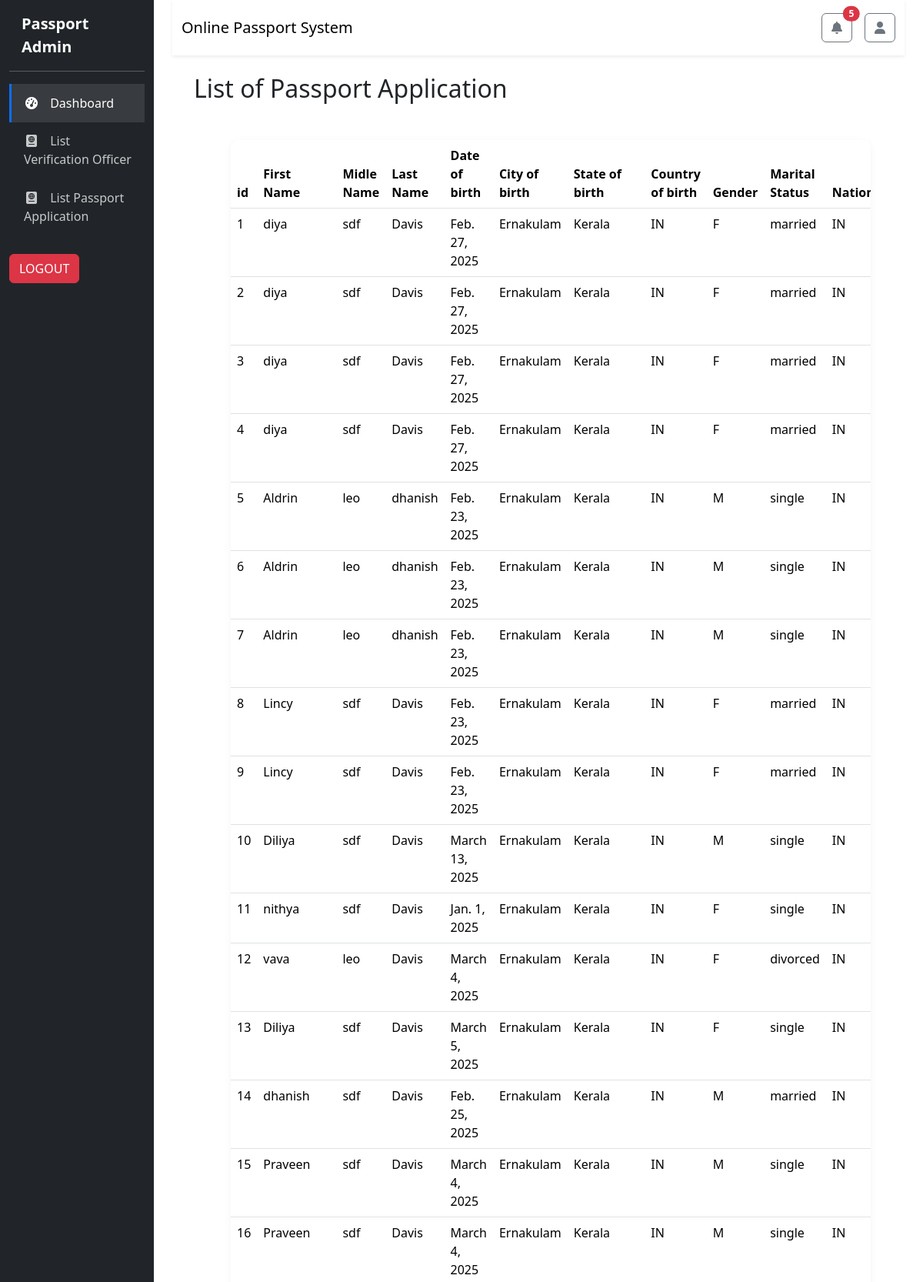
The page /ListManagePassport_application/ (upper part) on the database its author committed.
### user_app/models.py (models this page shows, shortened)
class PassportApplication(models.Model):
    GENDER_CHOICES = [
        ('M', 'Male'),
        ('F', 'Female'),
        ('O', 'Other'),
    ]
    MARITAL_STATUS_CHOICES = [
        ('single', 'Single'),
        ('married', 'Married'),
        ('divorced', 'Divorced'),
        ('widowed', 'Widowed'),
        ('separated', 'Separated'),
    ]
    ID_TYPE_CHOICES = [
        ('aadhar', 'Aadhar Card'),
        ('pan', 'PAN Card'),
        ('passport', 'Passport'),
        ('voter', 'Voter ID'),
        ('driving', 'Driving License'),
        ('other', 'Other'),
    ]
    PASSPORT_TYPE_CHOICES = [
        ('regular', 'Regular'),
        ('official', 'Official'),
        ('diplomatic', 'Diplomatic'),
    ]
    PAGE_COUNT_CHOICES = [
        ('standard', 'Standard (36 pages)'),
        ('extra', 'Extra (60 pages)'),
    ]
    TRAVEL_PURPOSE_CHOICES = [
        ('tourism', 'Tourism'),
        ('business', 'Business'),
        ('study', 'Study'),
        ('employment', 'Employment'),
        ('family', 'Family Visit'),
        ('other', 'Other'),
    ]
    PAYMENT_METHOD_CHOICES = [
        ('online', 'Online Payment (Credit/Debit Card)'),
        ('bankTransfer', 'Bank Transfer'),
        ('challan', 'Bank Challan'),
    ]
    first_name = models.CharField(max_length=100)
    middle_name = models.CharField(max_length=100, blank=True)
    last_name = models.CharField(max_length=100)
    date_of_birth = models.DateField()
    city_of_birth = models.CharField(max_length=100)
    state_of_birth = models.CharField(max_length=100)
    country_of_birth = models.CharField(max_length=100)
    gender = models.CharField(max_length=1, choices=GENDER_CHOICES)
    marital_status = models.CharField(max_length=20, choices=MARITAL_STATUS_CHOICES)
    nationality = models.CharField(max_length=100)
    occupation = models.CharField(max_length=100)
    address_line1 = models.CharField(max_length=200)
    address_line2 = models.CharField(max_length=200, blank=True)
    city = models.CharField(max_length=100)
    state = models.CharField(max_length=100)
    postal_code = models.CharField(max_length=20)
    country = models.CharField(max_length=100)
    phone_number = models.CharField(max_length=20)
    email = models.EmailField()
    id_type = models.CharField(max_length=20, choices=ID_TYPE_CHOICES)
    id_number = models.CharField(max_length=100)
    aadhar_number = models.CharField(
        max_length=12,null=True,blank=True,
        validators=[RegexValidator(r'^\d{12}$', 'Aadhar Number must be exactly 12 digits.')]
    )
    pan_number = models.CharField(
        max_length=10,null=True,blank=True,
        validators=[RegexValidator(r'^[A-Z0-9]{10}$', 'PAN Number must be exactly 10 alphanumeric characters.')]
    )
    father_name = models.CharField(max_length=200)
    mother_name = models.CharField(max_length=200)
    father_nationality = models.CharField(max_length=100)
    mother_nationality = models.CharField(max_length=100)
    father_passport_number = models.CharField(max_length=30, blank=True)
    mother_passport_number = models.CharField(max_length=30, blank=True)
    emergency_contact_name = models.CharField(max_length=200)
    emergency_contact_relationship = models.CharField(max_length=100)
    emergency_contact_phone = models.CharField(max_length=20)
    emergency_contact_address = models.CharField(max_length=300)
    passport_type = models.CharField(max_length=20, choices=PASSPORT_TYPE_CHOICES)
    page_count = models.CharField(max_length=20, choices=PAGE_COUNT_CHOICES)
    travel_purpose = models.CharField(max_length=20, choices=TRAVEL_PURPOSE_CHOICES)
    proof_of_identity = models.JSONField(default=list)  # Stores list of selected document types
    proof_of_address = models.JSONField(default=list)   # Stores list of selected document types
    additional_documents = models.TextField(blank=True)
    payment_method = models.JSONField(default=list)  # Stores selected payment methods
    expedited_service = models.BooleanField(default=False)
    total_amount = models.DecimalField(max_digits=10, decimal_places=2, default=0.0)  # New Field
    signature_file = models.ImageField(upload_to='signatures/', blank=True, null=True)
    application_date = models.DateField()
    parental_consent = models.BooleanField(default=False)
    terms_agreed = models.BooleanField(default=False)
    created_at = models.DateTimeField(auto_now_add=True)
    updated_at = models.DateTimeField(auto_now=True)
    application_status = models.CharField(max_length=20, default='draft')
    user = models.ForeignKey(PassportRegistration, on_delete=models.CASCADE, blank=True, null=True)

### passport_app/views.py (the view)
# urls.py: path('ListManagePassport_application/', views.ListManagePassport_application, name='ListManagePassport_application'),
def ListManagePassport_application(request):
    data = PassportApplication.objects.all()
    return render(request, "admin/List_and_Update_passportapplication.html",{"data": data})

### passport_app/templates/admin/List_and_Update_passportapplication.html (shortened to what this page needs)
{% extends 'home.html' %}
{% block content %}
<!DOCTYPE html>
<html lang="en">
<head>
    <link href="https://cdn.jsdelivr.net/npm/bootstrap@5.3.3/dist/css/bootstrap.min.css" rel="stylesheet"
>
</head>
<body>
    <div class="container m-3">
        <h2>List of Passport Application</h2>
        <div class="m-5 table-responsive">
            <table class="table table-hover ">
                <thead>
                    <th>id</th>
                    <th>First Name</th>
                    <th>Midle Name</th>
                    <th>Last Name</th>
                    <th>Date of birth </th>
                    <th>City of birth </th>
                    <th>State of birth </th>
                    <th>Country of birth </th>
                    <th>Gender</th>
                    <th>Marital Status</th>
                    <th>Nationality</th>
                </thead>
                <tbody>
                    {% for d in data %}
                    <tr>
                        <td>{{d.id}}</td>
                        <td>{{d.first_name}}</td>
                        <td>{{d.middle_name}}</td>
                        <td>{{d.last_name}}</td>
                        <td>{{d.date_of_birth}}</td>
                        <td>{{d.city_of_birth}}</td>
                        <td>{{d.state_of_birth}}</td>
                        <td>{{d.country_of_birth}}</td>
                        <td>{{d.gender}}</td>
                        <td>{{d.marital_status}}</td>
                        <td>{{d.nationality}}</td>
                    </tr>
                    {% endfor %}
                </tbody>
            </table>
        </div>
    </div>
</body>
</html>
{% endblock %}

### passport_app/templates/home.html (style rules this page uses)
:root { --primary-color: #0d6efd; --sidebar-bg: #212529; --card-border: #dee2e6; }
body { font-family: 'Segoe UI', Tahoma, Geneva, Verdana, sans-serif; background-color: #f8f9fa; }
.table-responsive { border-radius: 10px; box-shadow: 0 2px 10px rgba(0, 0, 0, 0.05); }

### rows shown on the page
PassportApplication: id "1", first_name "diya", middle_name "sdf", last_name "Davis", date_of_birth "Feb. 27, 2025", city_of_birth "Ernakulam", state_of_birth "Kerala", country_of_birth "IN", gender "F", marital_status "married", nationality "IN"
PassportApplication: id "2", first_name "diya", middle_name "sdf", last_name "Davis", date_of_birth "Feb. 27, 2025", city_of_birth "Ernakulam", state_of_birth "Kerala", country_of_birth "IN", gender "F", marital_status "married", nationality "IN"
PassportApplication: id "3", first_name "diya", middle_name "sdf", last_name "Davis", date_of_birth "Feb. 27, 2025", city_of_birth "Ernakulam", state_of_birth "Kerala", country_of_birth "IN", gender "F", marital_status "married", nationality "IN"
PassportApplication: id "4", first_name "diya", middle_name "sdf", last_name "Davis", date_of_birth "Feb. 27, 2025", city_of_birth "Ernakulam", state_of_birth "Kerala", country_of_birth "IN", gender "F", marital_status "married", nationality "IN"
PassportApplication: id "5", first_name "Aldrin", middle_name "leo", last_name "dhanish", date_of_birth "Feb. 23, 2025", city_of_birth "Ernakulam", state_of_birth "Kerala", country_of_birth "IN", gender "M", marital_status "single", nationality "IN"
PassportApplication: id "6", first_name "Aldrin", middle_name "leo", last_name "dhanish", date_of_birth "Feb. 23, 2025", city_of_birth "Ernakulam", state_of_birth "Kerala", country_of_birth "IN", gender "M", marital_status "single", nationality "IN"
PassportApplication: id "7", first_name "Aldrin", middle_name "leo", last_name "dhanish", date_of_birth "Feb. 23, 2025", city_of_birth "Ernakulam", state_of_birth "Kerala", country_of_birth "IN", gender "M", marital_status "single", nationality "IN"
PassportApplication: id "8", first_name "Lincy", middle_name "sdf", last_name "Davis", date_of_birth "Feb. 23, 2025", city_of_birth "Ernakulam", state_of_birth "Kerala", country_of_birth "IN", gender "F", marital_status "married", nationality "IN"
PassportApplication: id "9", first_name "Lincy", middle_name "sdf", last_name "Davis", date_of_birth "Feb. 23, 2025", city_of_birth "Ernakulam", state_of_birth "Kerala", country_of_birth "IN", gender "F", marital_status "married", nationality "IN"
PassportApplication: id "10", first_name "Diliya", middle_name "sdf", last_name "Davis", date_of_birth "March 13, 2025", city_of_birth "Ernakulam", state_of_birth "Kerala", country_of_birth "IN", gender "M", marital_status "single", nationality "IN"
PassportApplication: id "11", first_name "nithya", middle_name "sdf", last_name "Davis", date_of_birth "Jan. 1, 2025", city_of_birth "Ernakulam", state_of_birth "Kerala", country_of_birth "IN", gender "F", marital_status "single", nationality "IN"
PassportApplication: id "12", first_name "vava", middle_name "leo", last_name "Davis", date_of_birth "March 4, 2025", city_of_birth "Ernakulam", state_of_birth "Kerala", country_of_birth "IN", gender "F", marital_status "divorced", nationality "IN"
PassportApplication: id "13", first_name "Diliya", middle_name "sdf", last_name "Davis", date_of_birth "March 5, 2025", city_of_birth "Ernakulam", state_of_birth "Kerala", country_of_birth "IN", gender "F", marital_status "single", nationality "IN"
PassportApplication: id "14", first_name "dhanish", middle_name "sdf", last_name "Davis", date_of_birth "Feb. 25, 2025", city_of_birth "Ernakulam", state_of_birth "Kerala", country_of_birth "IN", gender "M", marital_status "married", nationality "IN"
PassportApplication: id "15", first_name "Praveen", middle_name "sdf", last_name "Davis", date_of_birth "March 4, 2025", city_of_birth "Ernakulam", state_of_birth "Kerala", country_of_birth "IN", gender "M", marital_status "single", nationality "IN"
PassportApplication: id "16", first_name "Praveen", middle_name "sdf", last_name "Davis", date_of_birth "March 4, 2025", city_of_birth "Ernakulam", state_of_birth "Kerala", country_of_birth "IN", gender "M", marital_status "single", nationality "IN"
